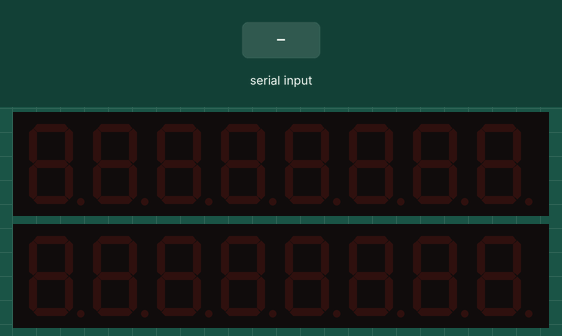
Simulated run of this sketch. Board: Arduino Uno, built with avr-gcc and run on an emulated ATmega328P. Parts: 2 × 8-digit seven-segment display. The test bench sets the inputs (shaded band).

Above: at 1.2 s.
1.3 s: "T90\n" received over Serial
At 2.5 s:
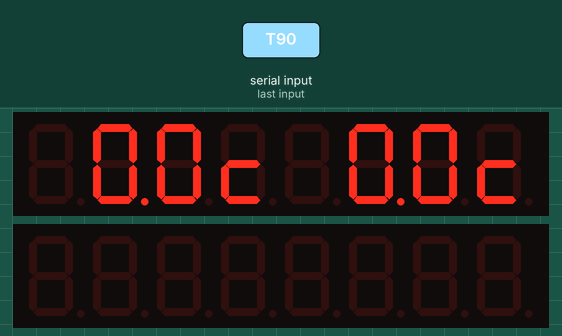
2.8 s: "F90\n" received over Serial
At 3.6 s:
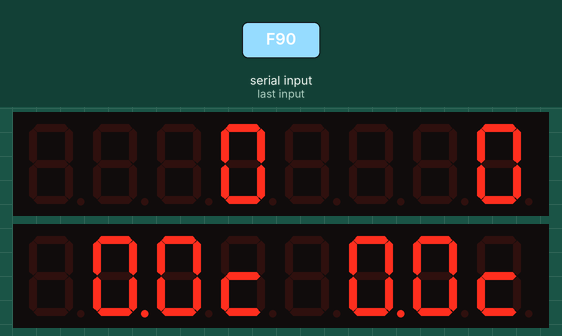
Timing chart, 0 to 5.8 s (numbered marks = the images above; inputs shaded):
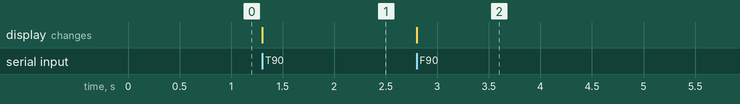

The sketch:

MacTempFan.ino
```cpp
#include "LedControl.h"

#define FAN   0
#define TEMP  1

#define CURRENT_POS   1
#define MAX_POS       0

LedControl lc=LedControl(9,5,6,2);  // DataIn - 9, LOAD - 6, CLK - 5, 2 MAX 7219

char buf[80];
int cnt = 0;
boolean parseDone = false;
boolean ignore = false;
float maxTemp = 0.0;
int maxFan = 0;

void setup() {
  Serial.begin(115200);

  lc.shutdown(FAN,false);
  lc.setIntensity(FAN,8);     // Set the brightness to a medium values for module 0
  lc.clearDisplay(FAN);       // and clear the display for module 0

  lc.shutdown(TEMP,false);
  lc.setIntensity(TEMP,8);     // Set the brightness to a medium values for module 1
  lc.clearDisplay(TEMP);       // and clear the display for module 1

}

void setTemp(float temp, int pos)
{
  if ((int)(temp/10) != 0) lc.setDigit(TEMP, pos*4+3, (int)(temp/10), false);
  lc.setDigit(TEMP, pos*4+2, (int)temp%10, true);
  lc.setDigit(TEMP, pos*4+1, (int)(temp*10)%10, false);
  lc.setChar(TEMP, pos*4, 'c', false);
}

void setFanRPM(int rpm, int pos)
{
  if ((rpm/1000) != 0) lc.setDigit(FAN, pos*4+3, (int)(rpm/1000), false);
  if ((rpm/100) != 0)  lc.setDigit(FAN, pos*4+2, (int)((rpm/100)%10), false);
  if ((rpm/10) != 0)  lc.setDigit(FAN, pos*4+1, (int)((rpm/10)%10), false);
  lc.setDigit(FAN, pos*4, rpm%10, false);

}

void loop()
{
  float temp1, temp2;
  int fan1, fan2;
  char *p;
  char tbuf[4];

  if (parseDone) {
    p = strtok(buf, ",");   // get command
    if (*p == 'T') {   // temperature data
      p = strtok(NULL, ",");
      temp1 = atof(p);

      if (temp1 >= maxTemp) {
        maxTemp = temp1;
      }
      setTemp(temp1, CURRENT_POS);
      setTemp(maxTemp, MAX_POS);

    } else if (*p == 'F') {  // fan speed data
      p = strtok(NULL, ",");
      fan1 = atoi(p);

      if (fan1 >= maxFan) {
        maxFan = fan1;
      }
      setFanRPM(fan1, CURRENT_POS);
      setFanRPM(maxFan, MAX_POS);
    }
    parseDone = false;
  } else while (Serial.available()) {
    char c = Serial.read();
    if (ignore == true) {
      if (c == '\n') {
        ignore = false;
        cnt = 0;
      }
    } else {
      if (!((c == 'T') || (c == 'F') || isdigit(c) || (c == '.') || (c == ',') || (c == '\n'))) {
        ignore = true;
      }
      buf[cnt++] = c;
      if ((c == '\n') || (cnt == sizeof(buf)-1)) {
        buf[cnt] = '\0';
        cnt = 0;
        parseDone = true;
        ignore = false;
      }
    }
  }
}
```

Measured:
- after the input at 1.3 s, the display: changes at once (image 1)
- after the input at 2.8 s, the display: changes at once (image 2)
